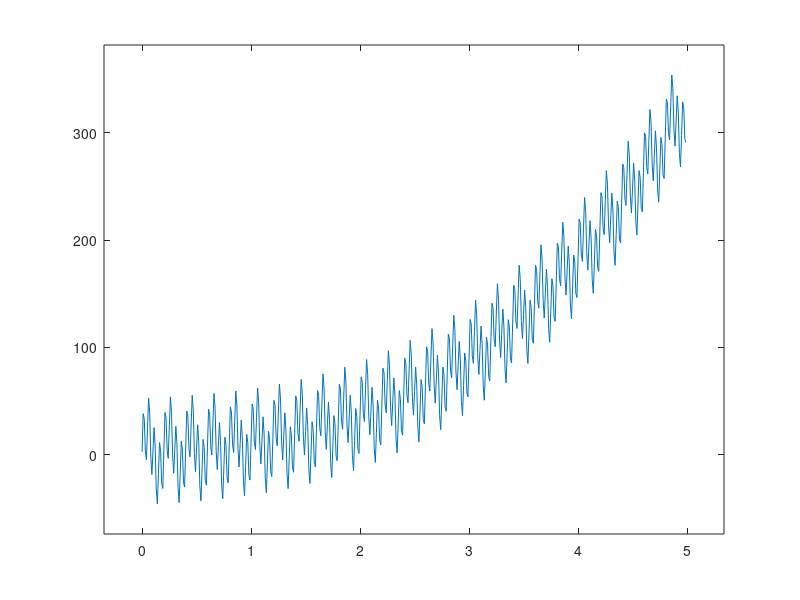
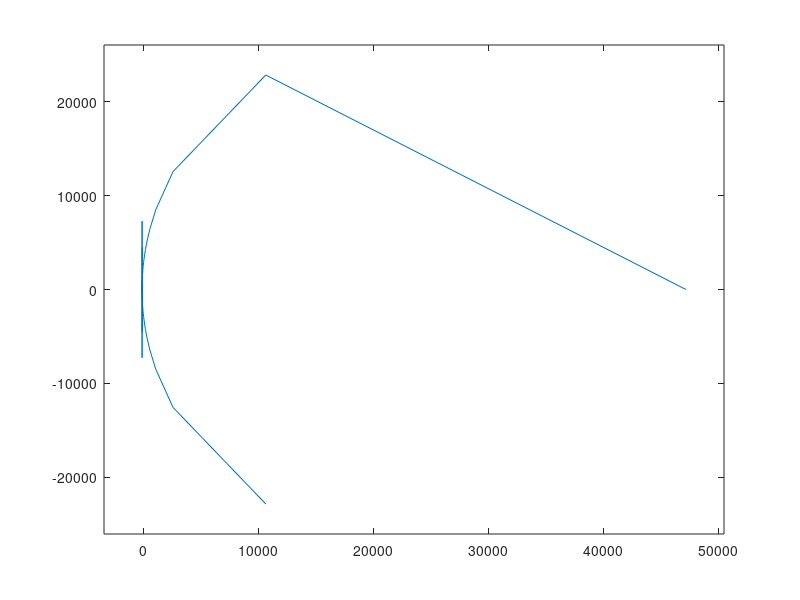
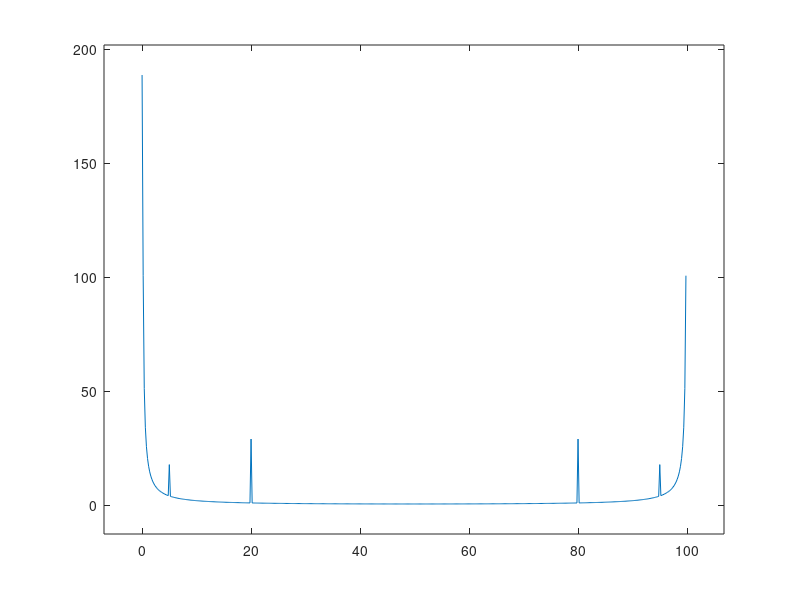
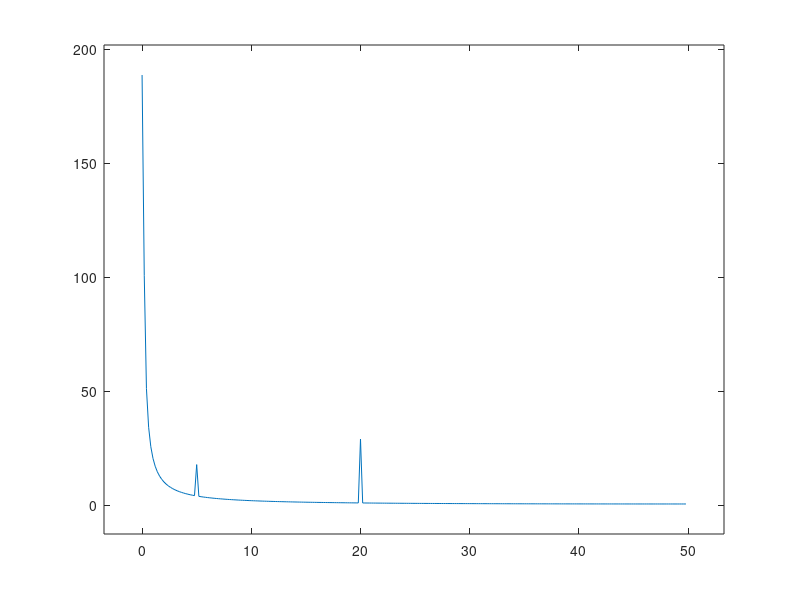

The MATLAB source for these figures, in order: (Note: this script raises an error after producing the figures.)
clear

fs = 100;
T= 1/fs;
L =500;
Y = dlmread('f5.txt',' ');
Y =Y(1:end-1);
t = (0:L-1)*T;

plot(t,Y)
axis padded
figure()

Yf = fft(Y);
plot(Yf)
axis padded
figure()

Sp = abs(Yf)*2/L;
tf = (0:L-1)*fs/L;
plot(tf,Sp)
axis padded
figure()

Sp = Sp(1:L/2);
tf = tf(1:L/2);

plot(tf,Sp)
axis padded

findLocalMaxs(L,tf,Sp);
function findLocalMaxs(L,tf,Sp)
    y=[];
    for i=1:(L/2 -2)
        a = tf(i);
        b = tf(i+1); 
        c = tf(i+2);
        if Sp(i+1)>Sp(i) && Sp(i+1) >Sp(i+2)
            y = [y,b];
        end
        end
        fprintf('Local maximums: [%s]\n', join(string(y), ','));
end